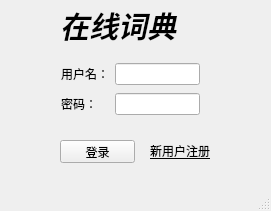
<?xml version="1.0" encoding="UTF-8"?>
<ui version="4.0">
 <class>MainWindow</class>
 <widget class="QMainWindow" name="MainWindow">
  <property name="geometry">
   <rect>
    <x>0</x>
    <y>0</y>
    <width>271</width>
    <height>211</height>
   </rect>
  </property>
  <property name="windowTitle">
   <string>MainWindow</string>
  </property>
  <widget class="QWidget" name="centralWidget">
   <widget class="QLabel" name="label_title">
    <property name="geometry">
     <rect>
      <x>60</x>
      <y>0</y>
      <width>131</width>
      <height>51</height>
     </rect>
    </property>
    <property name="font">
     <font>
      <family>仿宋</family>
      <pointsize>22</pointsize>
      <weight>75</weight>
      <italic>true</italic>
      <bold>true</bold>
     </font>
    </property>
    <property name="text">
     <string>在线词典</string>
    </property>
   </widget>
   <widget class="QWidget" name="gridLayoutWidget">
    <property name="geometry">
     <rect>
      <x>50</x>
      <y>50</y>
      <width>161</width>
      <height>80</height>
     </rect>
    </property>
    <layout class="QGridLayout" name="gridLayout">
     <item row="0" column="1">
      <widget class="QLineEdit" name="lineEdit_name"/>
     </item>
     <item row="1" column="1">
      <widget class="QLineEdit" name="lineEdit_password">
       <property name="maxLength">
        <number>8</number>
       </property>
       <property name="echoMode">
        <enum>QLineEdit::Password</enum>
       </property>
      </widget>
     </item>
     <item row="0" column="0">
      <widget class="QLabel" name="label_name">
       <property name="text">
        <string>用户名：</string>
       </property>
      </widget>
     </item>
     <item row="1" column="0">
      <widget class="QLabel" name="label_password">
       <property name="text">
        <string>密码：</string>
       </property>
      </widget>
     </item>
    </layout>
   </widget>
   <widget class="QPushButton" name="pushButton_login">
    <property name="geometry">
     <rect>
      <x>60</x>
      <y>140</y>
      <width>75</width>
      <height>23</height>
     </rect>
    </property>
    <property name="text">
     <string>登录</string>
    </property>
   </widget>
   <widget class="QLabel" name="label">
    <property name="geometry">
     <rect>
      <x>150</x>
      <y>140</y>
      <width>61</width>
      <height>21</height>
     </rect>
    </property>
    <property name="font">
     <font>
      <underline>true</underline>
     </font>
    </property>
    <property name="text">
     <string>新用户注册</string>
    </property>
   </widget>
  </widget>
  <widget class="QMenuBar" name="menuBar">
   <property name="geometry">
    <rect>
     <x>0</x>
     <y>0</y>
     <width>271</width>
     <height>25</height>
    </rect>
   </property>
  </widget>
  <widget class="QStatusBar" name="statusBar"/>
 </widget>
 <layoutdefault spacing="6" margin="11"/>
 <resources/>
 <connections/>
</ui>
